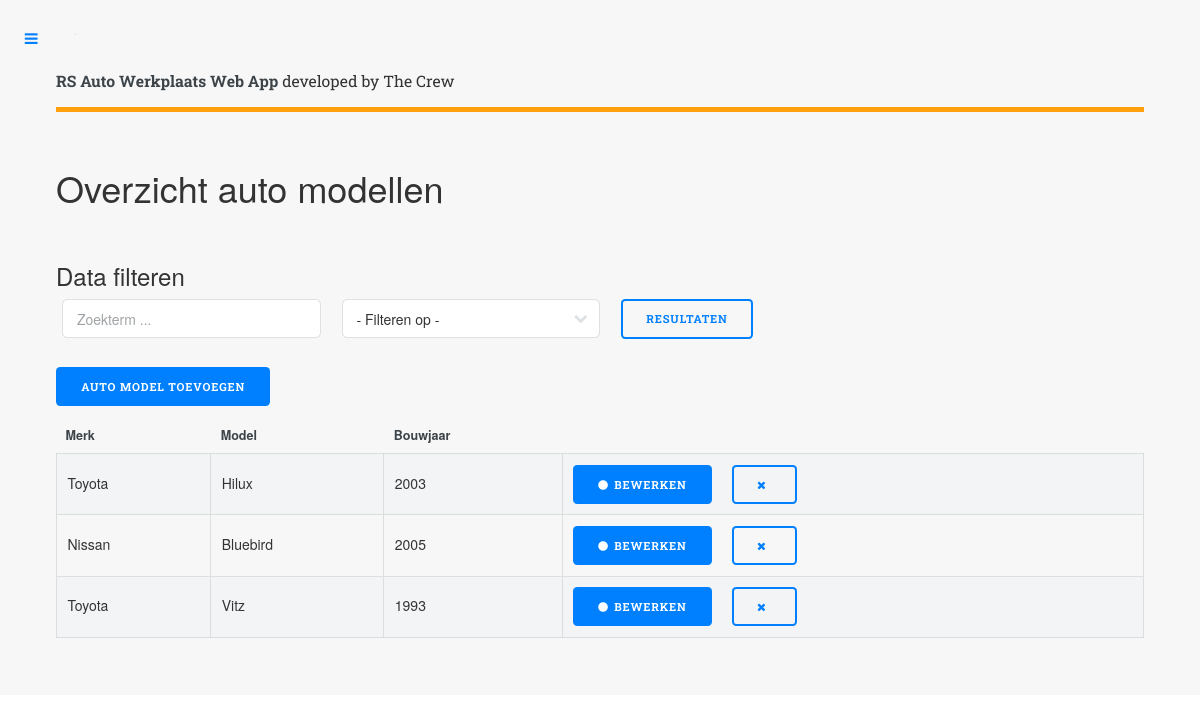
The app's page /overview_car_models.php with its own data.
### tables this page shows
CREATE TABLE `car_models` (
  `id` int(11) NOT NULL AUTO_INCREMENT,
  `brand` varchar(45) NOT NULL,
  `model` varchar(45) NOT NULL,
  `manufactured_date` int(11) NOT NULL,
  `number_persons` int(11) NOT NULL,
  `created_at` timestamp NULL DEFAULT NULL,
  PRIMARY KEY (`id`)
);

### overview_car_models.php (the view, shortened to what this page needs)
<?php
	require 'includes/head.php';
	require 'backend/db.php';
	$columns = array('brand', 'model', 'manufactured_date');
?>
<div id="wrapper">
		<div id="main">
			<div class="inner">
					<?php
						require 'includes/header.php';
					?>
					<section>
						<header class="main">
							<h1>Overzicht auto modellen</h1>
						</header>
						<div class="row 200%">
							<div class="12u 12u$(medium)">
								<h3>Data filteren</h3>
								<form method="POST" action="<?php echo $_SERVER['PHP_SELF']; ?>">
									<div class="row">
										<div class="3u 12u$(xsmall)">
											<input name="term" value="" placeholder="Zoekterm ..." type="text">
										</div>
										<div class="3u 12u$(xsmall)">
											<div class="select-wrapper">
												<select name="column" id="column">
													<option value="">- Filteren op -</option>
												</select>
											</div>
										</div>
										<div class="1u 12u$(xsmall)">
											<button class="button" name="searchTerm" type="submit">Resultaten</button>
										</div>
									</div>
								</form>
								<a href="add_car_model.php" class="button special">Auto model toevoegen</a>
									<br><br>
								<div class="table-wrapper">
									<table class="alt">
										<thead id="thead">
											<tr>
												<th>Merk</th>
												<th>Model</th>
												<th>Bouwjaar</th>
												<th></th>
											</tr>
										</thead>
										<tbody>
						<?php
							if( isset($_POST['searchTerm']) && !empty($_POST['term']) && isset($_POST['column'])) {
								$term = $_POST['term'];
								$column = $_POST['column'];
								$column = $columns[$column];
								$sql = "SELECT * FROM car_models WHERE $column LIKE '%$term%'";
								$query = $conn->query($sql);
								if($query->num_rows == 0) {
									echo '<div class="box"><p>Geen resultaten uit het <b>zoekterm</b>.</p></div>';
									$style = 'none';
								}
								while ($result = $query->fetch_assoc()) {
									$id = $result['id'];
									$brand = $result['brand'];
									$model = $result['model'];
									$manufactured_date = $result['manufactured_date'];
						?>
									<tr>
										<td><?php echo $brand; ?></td>
										<td><?php echo $model; ?></td>
										<td><?php echo $manufactured_date; ?></td>
										<td><a href="edit_car_model.php?id=<?php echo $id; ?>" class="button special icon fa-circle">Bewerken</a><a style="margin-left: 20px;" onclick="remove.car_model('<?php echo $id; ?>','<?php echo $brand.' '.$model.' '.$manufactured_date; ?>')" class="button icon fa-times"></a></td>
									</tr>
						<?php
								}
							} else {
								$sql = "SELECT * FROM car_models";
								$query = $conn->query($sql);
								while ($result = $query->fetch_assoc()) {
									$id = $result['id'];
									$brand = $result['brand'];
									$model = $result['model'];
									$manufactured_date = $result['manufactured_date'];
								?>
									<tr>
										<td><?php echo $brand; ?></td>
										<td><?php echo $model; ?></td>
										<td><?php echo $manufactured_date; ?></td>
										<td><a href="edit_car_model.php?id=<?php echo $id; ?>" class="button special icon fa-circle">Bewerken</a><a style="margin-left: 20px;" onclick="remove.car_model('<?php echo $id; ?>','<?php echo $brand.' '.$model.' '.$manufactured_date; ?>')" class="button icon fa-times"></a></td>
									</tr>
						<?php
									}
							}
						?>
										</tbody>
									</table>
								</div>
							</div>
						</div>
					</section>
			</div>
		</div>
</div>
<?php
	require 'includes/foot.php';
?>

### assets/css/my_css.css (style rules this page uses)
.inner { background: #F7F7F7; }

### records on screen
car_models: brand "Toyota", model "Hilux", manufactured_date "2003"
car_models: brand "Nissan", model "Bluebird", manufactured_date "2005"
car_models: brand "Toyota", model "Vitz", manufactured_date "1993"
